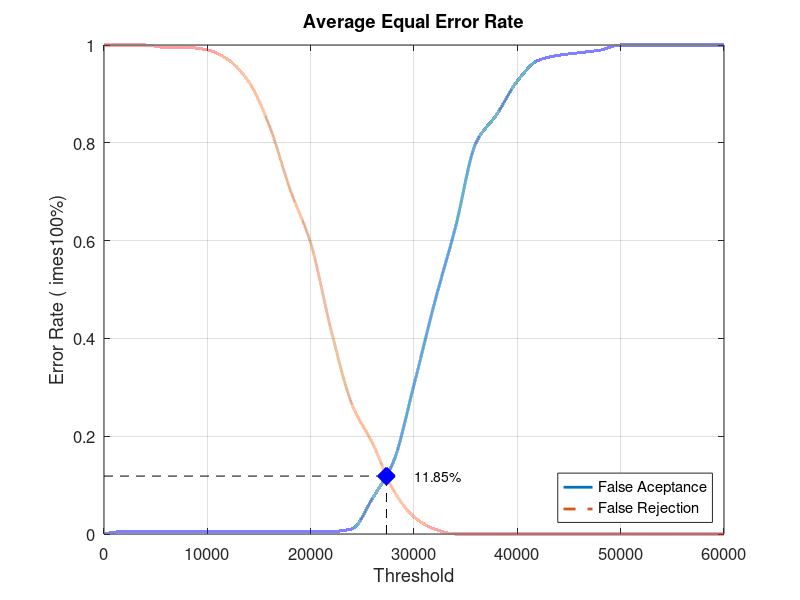
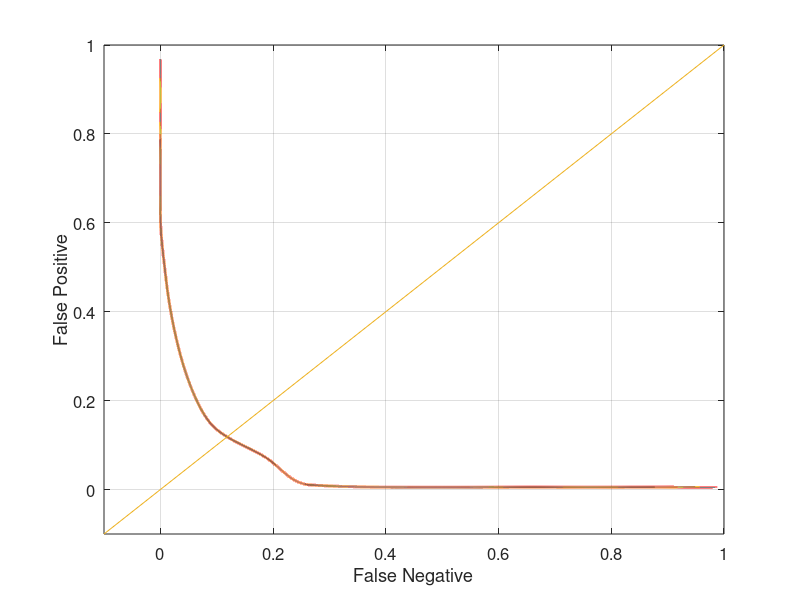

MATLAB code to generate these figures, in order:
close all;
clear;
clc;
x = 0:2000:60000;
xq = 0:0.5:60000;

y0 = [0 0.00526316 0.00526316 0.00526316 0.00526316 0.00526316 0.00526316 0.00526316 0.00526316 0.00526316 0.00526316 0.00526316 0.0105263 0.0736842 0.147368 0.305263 0.473684 0.626316 0.8 0.857895 0.926316 0.968421 0.978947 0.984211 0.989474 1 1 1 1 1 1]
yy0 = interp1(x, y0, xq, 'pchip');
y1 = [1 1 1 0.995 0.995 0.99 0.97 0.925 0.835 0.705 0.595 0.415 0.265 0.185 0.09 0.035 0.01 0 0 0 0 0 0 0 0 0 0 0 0 0 0]
yy1 = interp1(x, y1, xq, 'pchip');

% Calculating EER: 
y2 = abs(y0 - y1);
find(y2 == min(y2))
yy2 = abs(yy0 - yy1);
xEER = find(yy2 == min(yy2));
xEERIndex = xq(xEER) % X-axis EER
yEER = yy0(xEER) % Y-axis EER

main = figure
plot(xq, yy0,'-','LineWidth', 2);	hold on
plot(xq, yy1,'--','LineWidth', 2);	hold on
plot([xEERIndex xEERIndex], [0 yEER], 'k--');	hold on
plot([0 xEERIndex], [yEER yEER], 'k--');	hold on
plot(xEERIndex, yEER, 'bx', 'LineWidth', 10);	hold on
text(xEERIndex + 10 * xEERIndex / 100, yEER, [num2str(round((10000 * yEER)) / 100) '%'])
legend('False Aceptance', 'False Rejection', 'Location', 'SouthEast')
xlabel('Threshold')
ylabel('Error Rate (	imes100%)')
title('Average Equal Error Rate')
set(gca, 'FontSize', 12)
axis([0 60000 0 1])
grid on

print(main, 'Database2_4Main', '-dpng');
FNRxFPR = figure('Color', [1 1 1]);
plot(yy1, yy0, '-', yy1, yy0, 'LineWidth', 2);
hold on
y = -0.1:0.1:1
plot(y, y); 
set(gca, 'FontSize', 12)
xlabel('False Negative')
ylabel('False Positive')
axis([-0.1 1 -0.1 1])
set(gca, 'FontSize', 12)
grid on

print(FNRxFPR, 'Database2_4FNRxFPR','-dpng');
